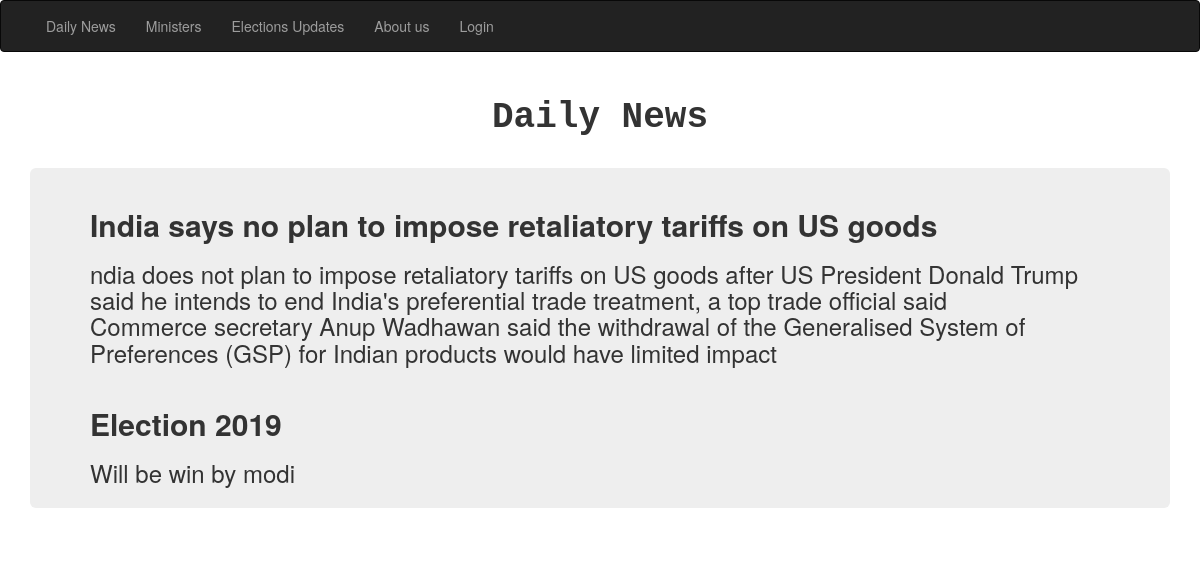
The page /nirvachit/news/ on the database its author committed.
### pollapp/models.py (models this page shows, shortened)
class News(models.Model):
	author = models.ForeignKey('auth.User', on_delete = models.CASCADE)
	title = models.CharField(max_length= 100)
	text = models.TextField()
	created_date = models.DateTimeField(default = timezone.now)
	published_date = models.DateTimeField(blank = True, null = True)
	class Meta:
		verbose_name = "News"
		verbose_name_plural = "News"

### pollapp/views.py (the view)
# urls.py: path('news/', views.news, name = 'news'),
def news(request):
	new = News.objects.all()
	context = {
	'new' : new
		}
	return render(request, 'pollapp/news.html',  context)

### pollapp/templates/pollapp/news.html
{% extends 'base.html' %}
{% block body %}
<div class="container">
	<div class="row">
		<div class="col-xs-12">
			<center><h1><b style="font-family: monospace;">Daily News</b></h1></center>
		</div>
	</div>
</div>
<br>
<div class="container">
	<div class="row">
		<div class="col-xs-12">
				<div class="jumbotron jumbotron-fluid">
				<br>
					{% for news_list in new %}
				<h2><b>{{ news_list.title }}</b></h2>
				<h3>{{ news_list.text|linebreaksbr }}<h3>
				<hr>
				{% endfor %}
				</div>
		</div>
	</div>
</div>
{% endblock %}

### pollapp/templates/base.html (style rules this page uses)
.jumbotron { padding-top: 0px; padding-bottom: 0px; }

### rows shown on the page
News: title "India says no plan to impose retaliatory tariffs on US goods", text "ndia does not plan to impose retaliatory tariffs on US goods after US President Donald Trump said he intends to end India's preferential trade treatment, a top trade official said Commerce secretary Anup Wadhawan said the withdrawal of the Generalised System of Preferences (GSP) for Indian products would have limited impact"
News: title "Election 2019", text "Will be win by modi"
